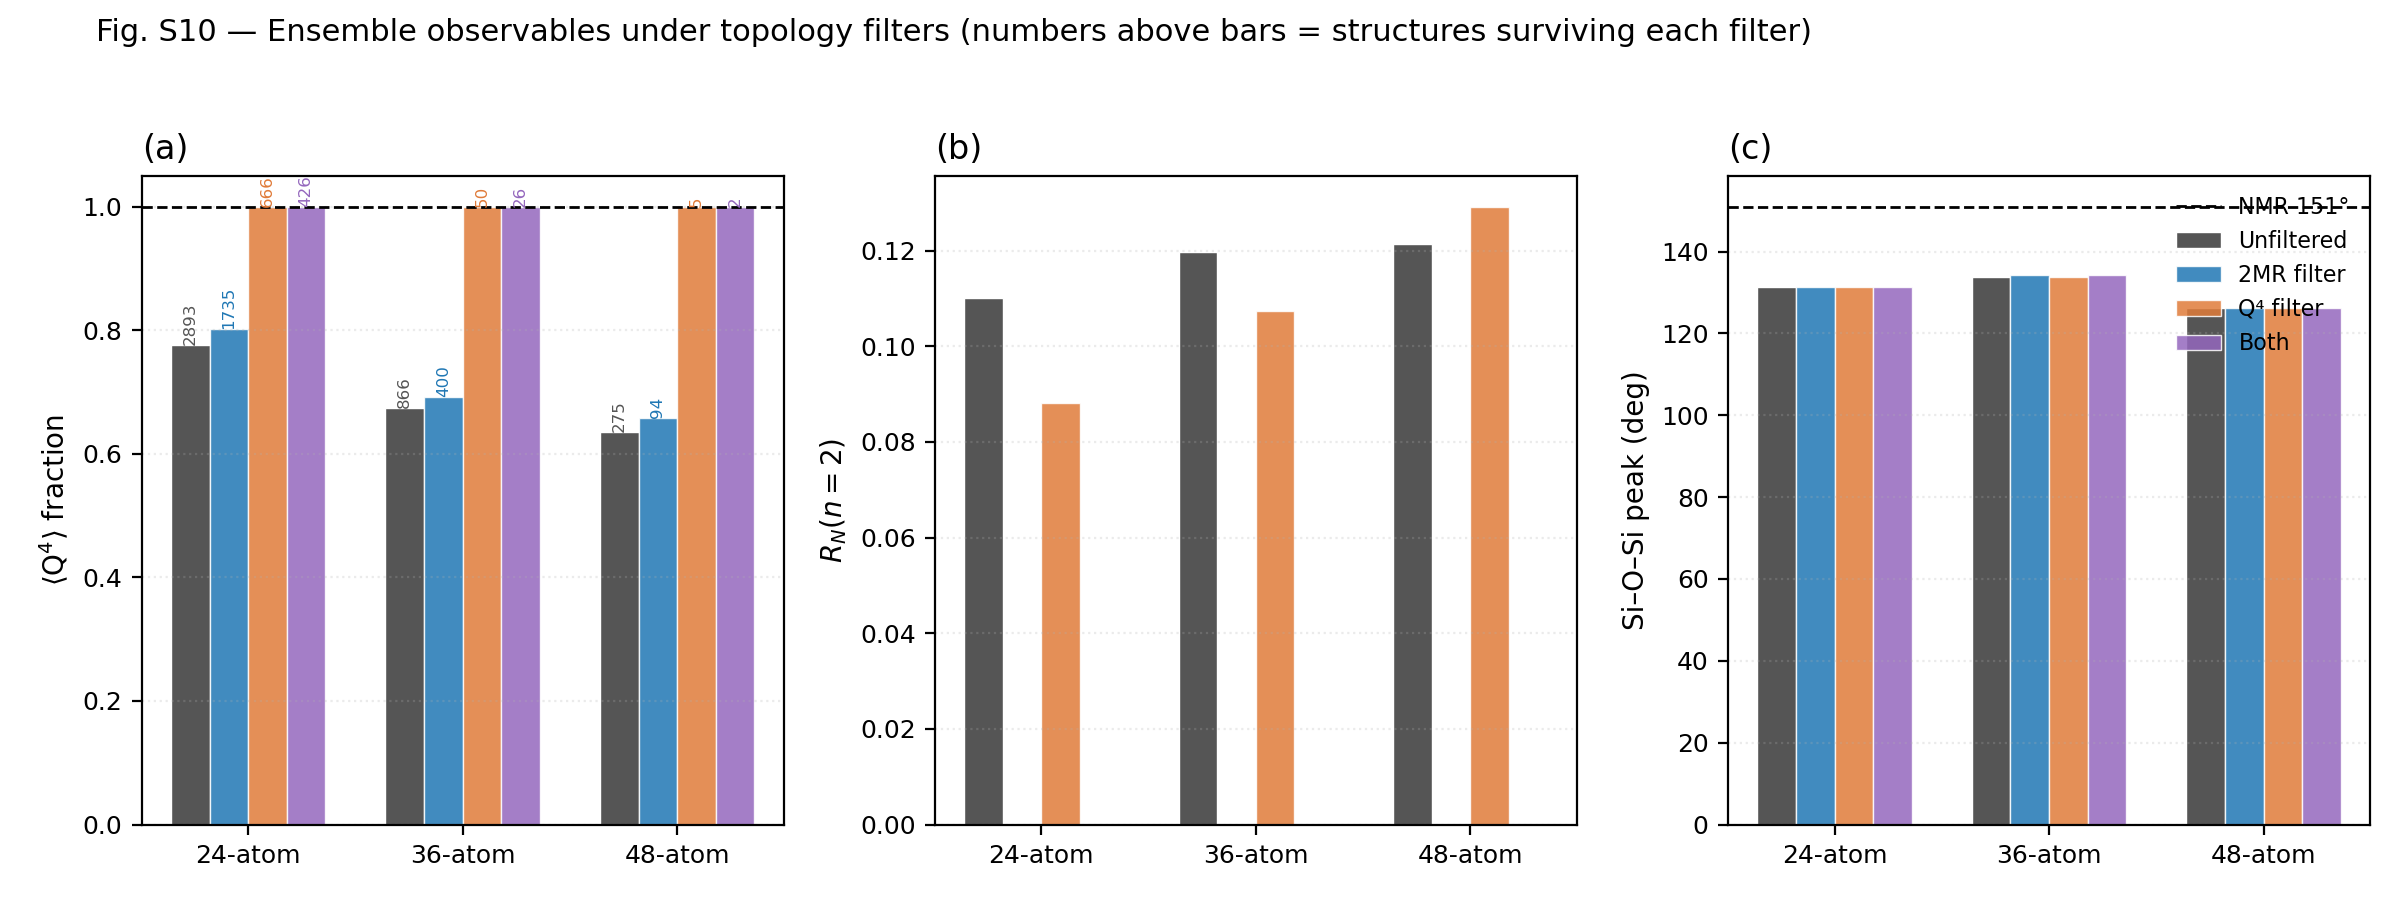

Python code for this plot:
"""
Fig. S10 — Effect of topology filter on ensemble observables.

Compares four ensemble variants for each system size:
  - Unfiltered (all structures)
  - 2MR filter  (remove any structure containing ≥1 two-membered ring)
  - Q⁴ filter   (remove any structure with a non-Q⁴ Si atom)
  - Both filters combined

Reports Q⁴ fraction, R_N(2), and Si–O–Si peak position, each re-weighted
with Boltzmann weights computed over the surviving subset. Experimental
references shown as horizontal dashed lines.
"""

from __future__ import annotations

import sys
from pathlib import Path

import matplotlib.pyplot as plt
import numpy as np

ROOT = Path(__file__).resolve().parents[2]
sys.path.insert(0, str(ROOT))

from paper_completion._load import (
    SizeEnsemble, SIZE_COLORS, SIZE_LABELS,
    load_qn, load_rings, load_bad,
    boltzmann_weights, peak_of_hist,
)

OUT = Path(__file__).parent

EXP_Q4   = 1.00
EXP_2MR  = 0.0
EXP_SIOS = 151.0

FILTER_LABELS = ["Unfiltered", "2MR filter", "Q⁴ filter", "Both"]
FILTER_MARKERS = ["o", "s", "^", "D"]
FILTER_ALPHA   = [1.0, 0.85, 0.85, 0.85]


def compute_averages(ids_f, ens, qn_map, rings_map, bad_map):
    if len(ids_f) < 2:
        return np.nan, np.nan, np.nan, 0

    w = boltzmann_weights(ids_f, ens.energies, ens.n_atoms)

    q4  = sum(w[sid] * qn_map[sid]["qn_fractions"].get(4, 0.0) for sid in ids_f)
    rn2 = sum(w[sid] * rings_map[sid]["RN"].get(2, 0.0) for sid in ids_f)

    edges = np.linspace(60, 180, 241)
    centers = 0.5 * (edges[1:] + edges[:-1])
    bw = edges[1] - edges[0]
    pdf = np.zeros(len(centers))
    for sid in ids_f:
        a = np.asarray(bad_map[sid]["si_o_si_angles"])
        if a.size == 0:
            continue
        h, _ = np.histogram(a, bins=edges)
        if h.sum() > 0:
            pdf += w[sid] * (h / (h.sum() * bw))
    area = (pdf * bw).sum()
    if area > 0:
        pdf /= area
    sios = peak_of_hist(centers, pdf)

    return q4, rn2, sios, len(ids_f)


def apply_filters(ens, qn_map, rings_map):
    """Return four filtered id lists: unfiltered, 2MR, Q4, both."""
    ids = ens.ids

    has_2mr = {sid: rings_map[sid]["RN"].get(2, 0.0) > 0 for sid in ids}
    has_nonq4 = {sid: qn_map[sid]["qn_fractions"].get(4, 0.0) < 1.0 for sid in ids}

    return [
        ids,                                                      # unfiltered
        [sid for sid in ids if not has_2mr[sid]],                 # no 2MR
        [sid for sid in ids if not has_nonq4[sid]],               # all Q4
        [sid for sid in ids if not has_2mr[sid] and not has_nonq4[sid]],  # both
    ]


def main():
    plt.rcParams.update({
        "font.family": "DejaVu Sans",
        "axes.labelsize": 10, "xtick.labelsize": 9, "ytick.labelsize": 9,
        "legend.fontsize": 8,
    })

    sizes = [24, 36, 48]
    x = np.arange(len(sizes))
    n_filters = 4
    width = 0.18
    offsets = np.linspace(-(n_filters - 1) / 2, (n_filters - 1) / 2, n_filters) * width

    fig, axes = plt.subplots(1, 3, figsize=(12, 4.5))
    ylabels = [r"$\langle$Q$^4\rangle$ fraction", r"$R_N(n=2)$", r"Si–O–Si peak (deg)"]
    refs    = [EXP_Q4, EXP_2MR, EXP_SIOS]
    ref_labels = ["expt. (~100%)", "expt. (~0)", "NMR 151°"]

    # collect results: results[filter_idx][obs_idx] = list over sizes
    results = [[[] for _ in range(3)] for _ in range(n_filters)]
    n_structs = [[] for _ in range(n_filters)]  # for annotation

    for sz in sizes:
        ens = SizeEnsemble(sz)
        qn_map    = load_qn(ens.ids)
        rings_map = load_rings(ens.ids)
        bad_map   = load_bad(ens.ids)

        filter_sets = apply_filters(ens, qn_map, rings_map)
        for fi, ids_f in enumerate(filter_sets):
            q4, rn2, sios, nk = compute_averages(ids_f, ens, qn_map, rings_map, bad_map)
            results[fi][0].append(q4)
            results[fi][1].append(rn2)
            results[fi][2].append(sios)
            n_structs[fi].append(nk)

    # distinct colors per filter
    filter_colors = ["#555555", "#1f77b4", "#e07b39", "#9467bd"]

    for fi, (label, marker, alpha) in enumerate(zip(FILTER_LABELS, FILTER_MARKERS, FILTER_ALPHA)):
        for obs_idx, ax in enumerate(axes):
            vals = results[fi][obs_idx]
            ax.bar(x + offsets[fi], vals, width=width,
                   color=filter_colors[fi], alpha=alpha,
                   label=label if obs_idx == 2 else None,
                   edgecolor="white", linewidth=0.5)

    # reference lines
    for ax, ref, rl in zip(axes, refs, ref_labels):
        ax.axhline(ref, color="k", ls="--", lw=1.0, label=rl if ax is axes[2] else None)

    for ax, yl in zip(axes, ylabels):
        ax.set_xticks(x)
        ax.set_xticklabels([SIZE_LABELS[sz] for sz in sizes])
        ax.set_ylabel(yl)
        ax.grid(axis="y", alpha=0.25, ls=":")

    # annotate N surviving per filter on panel (a)
    for fi in range(n_filters):
        for xi, sz in enumerate(sizes):
            nk = n_structs[fi][xi]
            axes[0].annotate(f"{nk}", xy=(xi + offsets[fi], results[fi][0][xi]),
                              ha="center", va="bottom", fontsize=6, rotation=90,
                             color=filter_colors[fi])

    axes[2].legend(frameon=False, loc="upper right", ncol=1)

    for ax, t in zip(axes, ["(a)", "(b)", "(c)"]):
        ax.set_title(t, loc="left")

    fig.suptitle(
        "Fig. S10 — Ensemble observables under topology filters "
        "(numbers above bars = structures surviving each filter)",
        x=0.04, ha="left", fontsize=11,
    )
    fig.tight_layout(rect=[0, 0, 1, 0.95])

    pdf = OUT / "figS10_topology_filter.pdf"
    png = OUT / "figS10_topology_filter.png"
    fig.savefig(pdf); fig.savefig(png, dpi=200)
    print(f"Wrote {pdf.name} and {png.name}")


if __name__ == "__main__":
    main()
